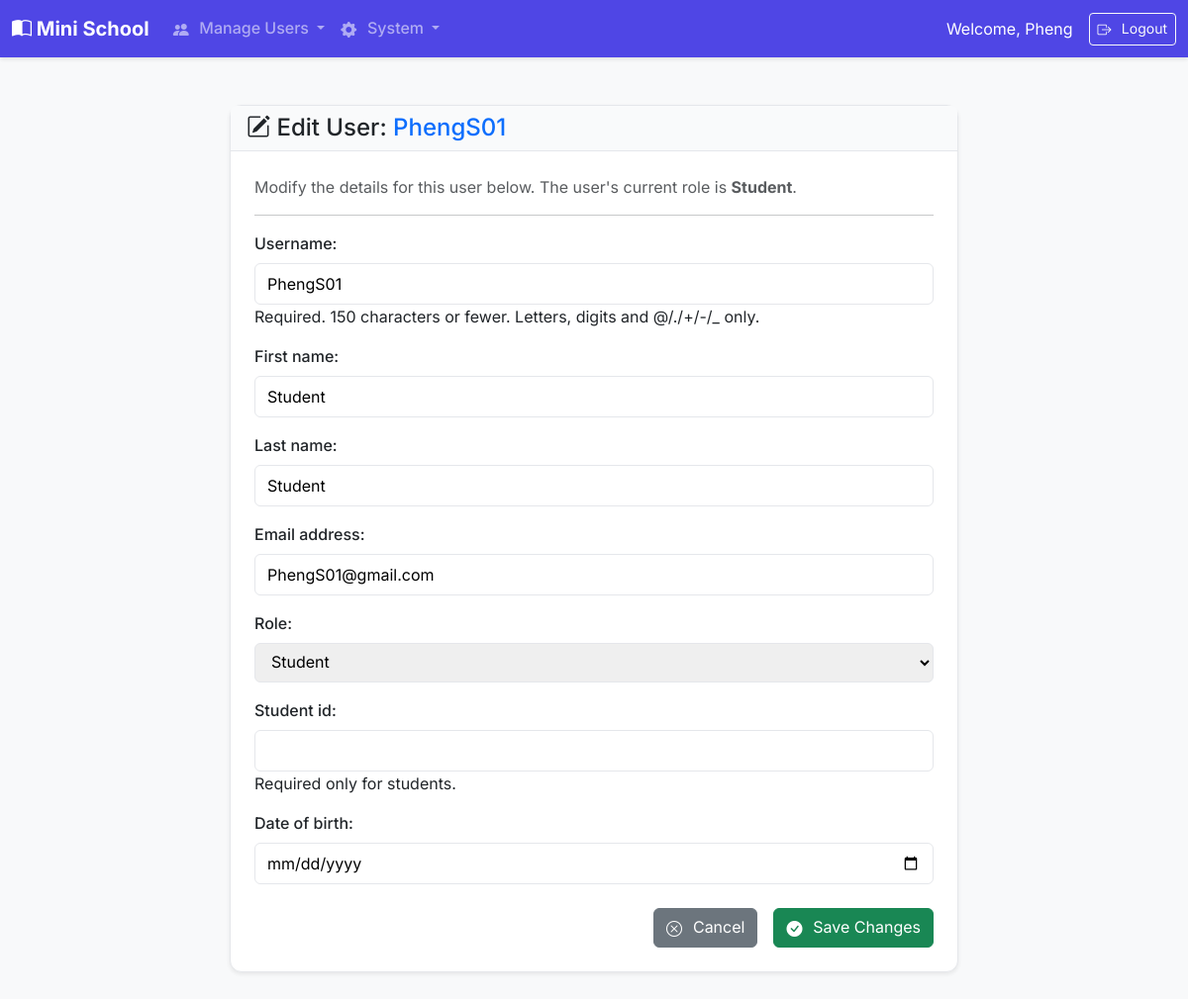
Screenshot of /employee/user/7/edit/ (signed in) with the database file from the repository.
### core/models.py (models this page shows, shortened)
class User(AbstractUser):
    class Role(models.TextChoices):
        EMPLOYEE = "EMPLOYEE", "Employee"
        INSTRUCTOR = "INSTRUCTOR", "Instructor"
        STUDENT = "STUDENT", "Student"
    role = models.CharField(max_length=50, choices=Role.choices)
    student_id = models.CharField(
        max_length=20,
        unique=True,
        blank=True,
        null=True,
        help_text="Required only for students."
    )
    date_of_birth = models.DateField(
        blank=True,
        null=True
    )

### core/views.py (the view)
# urls.py: path('employee/user/<int:user_id>/edit/', views.edit_user, name='edit_user'),
@employee_required
def edit_user(request, user_id):
    user_to_edit = get_object_or_404(User, id=user_id)
    if request.method == 'POST':
        form = UserEditForm(request.POST, instance=user_to_edit)
        if form.is_valid():
            saved_user = form.save()
            messages.success(request, f"Successfully updated user: {saved_user.username}")
            return redirect('user_list', role=saved_user.role.lower())
    else:
        form = UserEditForm(instance=user_to_edit)
    context = {
        'form': form,
        'user_to_edit': user_to_edit
    }
    return render(request, 'employee/edit_user.html', context)

### core/forms.py (shortened to what this page needs)
class UserEditForm(forms.ModelForm):
    class Meta:
        model = User
        fields = ['username', 'first_name', 'last_name', 'email', 'role', 'student_id', 'date_of_birth']
        widgets = {
            'date_of_birth': forms.DateInput(attrs={'type': 'date'}),
        }

### templates/employee/edit_user.html (shortened to what this page needs)
{% extends 'base.html' %}
{% block content %}
<div class="row justify-content-center">
    <div class="col-lg-8 col-md-10">
        <div class="card shadow-sm">
            <div class="card-header">
                <h4 class="mb-0">
                    <i class="bi bi-pencil-square"></i>
                    Edit User: <span class="text-primary">{{ user_to_edit.username }}</span>
                </h4>
            </div>
            <div class="card-body p-4">
                <p class="text-muted">Modify the details for this user below. The user's current role is <strong>{{ user_to_edit.get_role_display }}</strong>.</p>
                <hr>
                <form method="POST" action="">
                    {{ form.as_p }}
                    <div class="d-grid gap-2 d-md-flex justify-content-md-end mt-4">
                        <a href="{% url 'user_list' user_to_edit.role.lower %}" class="btn btn-secondary me-md-2">
                            <i class="bi bi-x-circle"></i> Cancel
                        </a>
                        <button type="submit" class="btn btn-success">
                            <i class="bi bi-check-circle-fill"></i> Save Changes
                        </button>
                    </div>
                </form>
            </div>
        </div>
    </div>
</div>
{% endblock %}

### templates/base.html (shortened to what this page needs)
{% load static %}
<!doctype html>
<html lang="en">
<head>
    <link href="https://cdn.jsdelivr.net/npm/bootstrap@5.3.2/dist/css/bootstrap.min.css" rel="stylesheet">
    <link rel="stylesheet" href="{% static 'css/custom.css' %}">
</head>
<body>
<nav class="navbar navbar-expand-lg navbar-dark bg-dark">
    <div class="container-fluid">
        <a class="navbar-brand" href="{% if user.is_authenticated %}{% url 'dashboard' %}{% else %}{% url 'login' %}{% endif %}">
            <i class="bi bi-book-half"></i> Mini School
        </a>
        <div class="collapse navbar-collapse" id="navbarNav">
            <ul class="navbar-nav me-auto mb-2 mb-lg-0">
                {% if user.is_authenticated %}
                    {% if user.role == 'EMPLOYEE' %}
                        <li class="nav-item dropdown">
                            <a class="nav-link dropdown-toggle" href="#" role="button" data-bs-toggle="dropdown" aria-expanded="false">
                                <i class="bi bi-people-fill"></i> Manage Users
                            </a>
                        </li>
                        <li class="nav-item dropdown">
                            <a class="nav-link dropdown-toggle" href="#" role="button" data-bs-toggle="dropdown" aria-expanded="false">
                                <i class="bi bi-gear-fill"></i> System
                            </a>
                        </li>
                    {% endif %}
                {% endif %}
            </ul>
            <div class="d-flex align-items-center">
                {% if user.is_authenticated %}
                    <span class="navbar-text text-white me-3">
                        Welcome, {{ user.username }}
                    </span>
                    <form method="post" action="{% url 'logout' %}">
                        <button type="submit" class="btn btn-outline-light btn-sm"><i class="bi bi-box-arrow-right"></i> Logout</button>
                    </form>
                {% else %}
                     <a href="{% url 'login' %}" class="btn btn-outline-light"><i class="bi bi-box-arrow-in-right"></i> Login</a>
                {% endif %}
            </div>
        </div>
    </div>
</nav>
<main class="container my-5">
    {% block content %}
    {% endblock %}
</main>
</body>
</html>

### static/css/custom.css (style rules this page uses)
:root { --primary-color: #4f46e5; --secondary-color: #6b7280; --background-color: #f8f9fa; --surface-color: #ffffff; --text-color: #111827; --border-color: #e5e7eb; }
body { font-family: 'Inter', sans-serif; background-color: var(--background-color); color: var(--text-color); }
.navbar.bg-dark { background-color: var(--primary-color) !important; box-shadow: 0 2px 4px rgba(0,0,0,0.1); }
.navbar-brand { font-weight: 700; font-size: 1.25rem; }
.nav-link { font-weight: 500; }
.card { border: 1px solid var(--border-color); border-radius: 0.75rem; background-color: var(--surface-color); }
.card-header { background-color: #f9fafb; border-bottom: 1px solid var(--border-color); font-weight: 600; }
.btn i, .nav-link i, .dropdown-item i { margin-right: 0.4rem; vertical-align: -2px; }

### templates/employee/edit_user.html (style rules this page uses)
form p { margin-bottom: 1rem; }
form p label { display: block; margin-bottom: .5rem; font-weight: 500; }
form p input, form p select { width: 100%; padding: .5rem .75rem; font-size: 1rem; border: 1px solid var(--border-color); border-radius: .375rem; }

### rows the page displays
User: username "Pheng"
User: username "PhengS01", role "Student", first_name "Student", last_name "Student", email "PhengS01@gmail.com"
